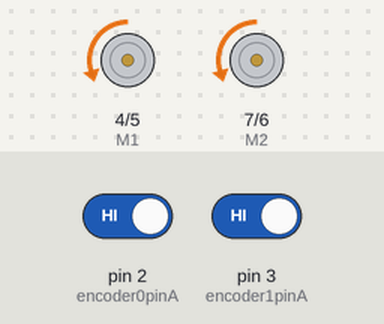
Bench run of a sketch on a simulated Arduino Uno, built with avr-gcc and run on an emulated ATmega328P. Shown: direction and speed pins drawn as motors (green arrow = direction pin HIGH = forward, orange = LOW = backward, longer = more drive). The test bench sets the inputs (shaded band); at power-on: pin 2 (encoder0pinA) HIGH, pin 3 (encoder1pinA) HIGH. What the sketch prints to the serial monitor is not drawn.

Above: at 0.1 s.
At 10.1 s:
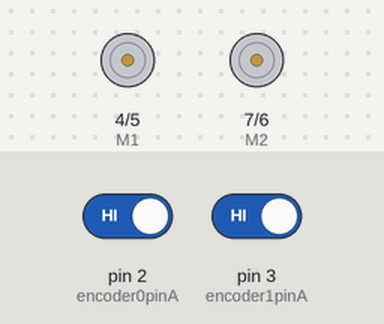
Timing chart, 0 to 11.6 s (numbered marks = the images above):
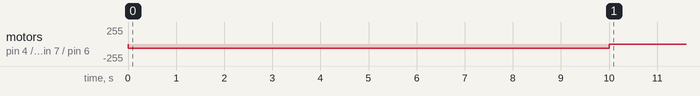

The sketch:

encoderStraight.ino
```cpp
const byte encoder0pinA = 2;//A pin -> the interrupt pin 2
const byte encoder0pinB = 8;//B pin -> the digital pin 4

const byte encoder1pinA = 3;//A pin -> the interrupt pin 2
const byte encoder1pinB = 10;//B pin -> the digital pin 4

byte encoder0PinALast;
byte encoder1PinALast;

volatile unsigned long duration0 = 0;//the number of the pulses
volatile unsigned long duration1 = 0;//the number of the pulses

volatile boolean direction0;//the rotation direction
volatile boolean direction1;//the rotation direction

double distance0 = 0;
double distance1 = 0;
//Standard PWM DC control
int E1 = 5;     //M1 Speed Control //left
int E2 = 6;     //M2 Speed Control
int M1 = 4;    //M1 Direction Control //right
int M2 = 7;    //M1 Direction Control

///For previous Romeo, please use these pins.
//int E1 = 6;     //M1 Speed Control
//int E2 = 9;     //M2 Speed Control
//int M1 = 7;    //M1 Direction Control
//int M2 = 8;    //M1 Direction Control


void stop(void)                    //Stop
{
  digitalWrite(E1,LOW);
  digitalWrite(E2,LOW);

}
void advance(char a,char b)          //Move forward
{
  analogWrite (E1,a);      //PWM Speed Control
  digitalWrite(M1,HIGH);
  analogWrite (E2,b);
  digitalWrite(M2,HIGH);
}
void back_off (char a,char b)          //Move backward
{
  analogWrite (E1,a);
  digitalWrite(M1,LOW);
  analogWrite (E2,b);
  digitalWrite(M2,LOW);
}
void turn_L (char a,char b)             //Turn Left
{
  analogWrite (E1,a);
  digitalWrite(M1,LOW);
  analogWrite (E2,b);
  digitalWrite(M2,HIGH);
}
void turn_R (char a,char b)             //Turn Right
{
  analogWrite (E1,a);
  digitalWrite(M1,HIGH);
  analogWrite (E2,b);
  digitalWrite(M2,LOW);
}

void setup(void)
{

 /* pinMode(2, INPUT);
  pinMode(3, INPUT);
  pinMode(8, INPUT);
  pinMode(10, INPUT);
 */
  int i;
  for(i=4;i<=7;i++)
    pinMode(i, OUTPUT);
  Serial.begin(9600);      //Set Baud Rate
    EncoderInit();

  Serial.println("Run keyboard control");


  driveStraight(10000);


}


void EncoderInit()
{
  direction0 = false ;//default -> Forward
  direction1 = true ;//default -> Forward

  pinMode(encoder0pinB,INPUT);
  pinMode(encoder1pinB,INPUT);
  pinMode(2, INPUT_PULLUP);
  pinMode(3, INPUT_PULLUP);


  attachInterrupt(digitalPinToInterrupt(2), wheel0Speed, CHANGE);//int.0
  attachInterrupt(digitalPinToInterrupt(3), wheel1Speed, CHANGE);//int.0

}

void wheel0Speed()
{
  int Lstate = digitalRead(encoder0pinA);
  if((encoder0PinALast == LOW) && Lstate==HIGH)
  {
    int val = digitalRead(encoder0pinB);
    if(val == LOW && direction0)
    {
      direction0 = true; //Reverse
    }
    else if(val == HIGH && !direction0)
    {
      direction0 = false;  //Forward
    }
  }
  encoder0PinALast = Lstate;

  if(!direction0)  duration0++;
  else  duration0--;
}
void wheel1Speed()
{
  int Lstate = digitalRead(encoder1pinA);
  if((encoder1PinALast == LOW) && Lstate==HIGH)
  {
    int val = digitalRead(encoder1pinB);
    if(val == LOW && direction1)
    {
      direction1 = false; //Reverse
    }
    else if(val == HIGH && !direction1)
    {
      direction1 = true;  //Forward
    }
  }
  encoder1PinALast = Lstate;

  if(!direction1)  duration1++;
  else  duration1--;
}

int masterPower = 60;
int slavePower = 60;
int error = 0;
int kp = 1;

int validateSpeed(int speed){

  if (speed<60)
  return 60;
  else if (speed>80)
  return 80;
}

void driveStraight(int duration)
{
 unsigned long target = millis()+ duration;
  while ( millis() < target)
  {
    analogWrite (E2,validateSpeed(slavePower));
    digitalWrite(M2,LOW);
    analogWrite (E1,masterPower);
    digitalWrite(M1,LOW);


    error = duration0-duration1;
    slavePower += error / kp;

    duration0 = 0;
    duration1 = 0;


    delay(100);


  /*  Serial.print("Left Motor  Distance moved: ");
    Serial.print(distance0);
    Serial.println(" meters");
    Serial.print("Motor A Direction ");
    Serial.println(direction0);
    Serial.println();

    distance1 = (0.13*duration1)/(663*2);

    Serial.print("Right Motor  Distance moved: ");
    Serial.print(distance1);
    Serial.println(" meters");
    Serial.print("Motor B Direction ");
    Serial.println(direction1);
    Serial.println();

    Serial.print("Pulse A:");
    Serial.println(duration0);
    Serial.print("Pulse B:");
    Serial.println(duration1);
    Serial.println(); */

  }
   digitalWrite(E1,LOW);
   digitalWrite(E2,LOW);

}
void loop(void)
{


  //1327


/*
  if(Serial.available()){
    char val = Serial.read();
    if(val != -1)
    {
      switch(val)
      {
      case 'w'://Move Forward
        advance (255,255);   //move forward in max speed
        break;
      case 's'://Move Backward
        back_off (255,255);   //move back in max speed
        break;
      case 'a'://Turn Left
        turn_L (100,100);
        break;
      case 'd'://Turn Right
        turn_R (100,100);
        break;
      case 'z':
        Serial.println("Hello");
        break;
      case 'x':
        stop();
        break;
      }
    }
    else stop();
  }
  /*if(duration >=662 && duration <=664)
  {
    duration = 0;
    digitalWrite(E2,LOW);
    delay(5000);

  }

  analogWrite (E2,55);
  digitalWrite (M2,LOW);
  */


/*
    for(int i = 100 ; i < 255 ; i++ )
    {
      analogWrite (E2,i);
      digitalWrite(M2,HIGH);
           Serial.println(i);
      Serial.print("Pulse:");
       Serial.println(duration);
       duration = 0;
       delay(100);
    }
      for(int i = 255 ; i >100 ; i-- )
    {
     analogWrite (E2,i);
      digitalWrite(M2,HIGH);
           Serial.println(i);
      Serial.print("Pulse:");
       Serial.println(duration);
       duration = 0;
       delay(100);


    }
*/
}
```
